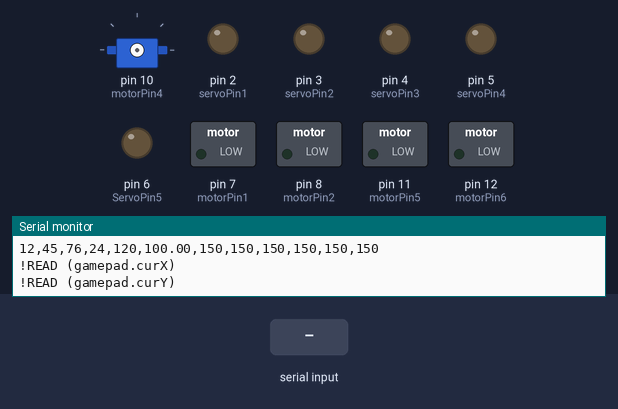
A sketch run on a simulated Arduino Mega 2560, built with avr-gcc and run on an emulated ATmega2560. Parts: servo, switched loads named in the sketch (green lamp = pin HIGH), output pins drawn as LEDs (lit = HIGH), the last lines printed to the serial monitor. The inputs (shaded band) are chosen by the test bench.

Above: at 3.3 s.
3.4 s: "90,45,200\n" received over Serial
At 7.6 s:
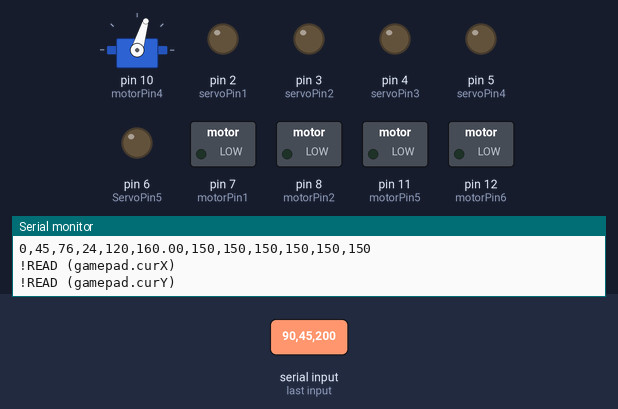
7.9 s: "30,150,10\n" received over Serial
Timing chart, 0 to 16.5 s (numbered marks = the images above; inputs shaded):
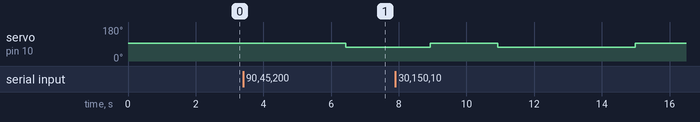

The sketch:

U-ROV-2017.ino
```cpp
#include <Servo.h>

Servo servo;

//Comunications
bool function = true;

//Main motor pins

const int motorPin1 = 7;

const int motorPin2 = 8;

const int motorPin3 = 9;

const int motorPin4 = 10;

const int motorPin5 = 11;

const int motorPin6 = 12;

//Servo pins

const int servoPin1 = 2;

const int servoPin2 = 3;

const int servoPin3 = 4;

const int servoPin4 = 5;

const int ServoPin5 = 6;

//9 degrees of freedom orientation sensor
const int fSDA = 20;
const int fSCL = 21;

//Temperature Humidity Sensor
const int THS = 22;

//Beepy Thingy (Active Low)
const int ByTy = 23;

//RGB Pins (Active Low)
const int RLed = 24;
const int GLed = 25;
const int BLed = 26;

//LED relays (Active High)
const int LedRelay1 = 27;
const int LedRelay2 = 28;

//Electromagnet relays (Active High)
const int EMagRelay1 = 29;
const int EMagRelay2 = 30;

float maxamp = 10.00;

//Motor Servo data

int MotorE1 = 150;

int MotorE2 = 150;

int MotorE3 = 150;

int MotorE4 = 150;

int MotorE5 = 150;

int MotorE6 = 150;

byte ServoL1 = 12;

byte ServoL2 = 45;

byte ServoL3 = 76;

byte ServoL4 = 24;

byte ServoL5 = 120;

int Vertical;

int X;
int Y;

void setup() {

  // put your setup code here, to run once:
  Serial.begin(9600);
  for(int i = 2; i <=12; i++){
    pinMode(i, OUTPUT);
  }
  for(int i = 20; i <= 30; i++){
    pinMode(i, INPUT);
  }

  digitalWrite(ByTy, HIGH);

  delay(2000);
  Serial.println();
  Serial.println("!RSET");
  Serial.println("!PPER 75,77");
  Serial.println("!SPAN 0,180");
  Serial.println("!TMAX600");
  Serial.println("!O Slider.Max=180");
  Serial.println("!O txtSW*= "); // Clear all switch text boxes
  Serial.println("!O txtLED*= "); // Clear all LED text boxes
  Serial.println("!0 txtLED=Main");
  Serial.println("!0 txtLED=Arm");
  Serial.println("!O txtSlider=Control"); // Label slider
  Serial.println("!PLOT ON");
  Serial.println("@TEXT 35A, 105A, 1.5,(RED), Colonial Robotics");

}

void loop() {
        Serial.println();
        Serial.write("Waiting");
        Serial.println();
        Serial.print(ServoL1);
        Serial.print(",");
        Serial.print(ServoL2);
        Serial.print(",");
        Serial.print(ServoL3);
        Serial.print(",");
        Serial.print(ServoL4);
        Serial.print(",");
        Serial.print(ServoL5);
        Serial.print(",");
        Serial.print(maxamp * 10);
        Serial.print(",");
        Serial.print(MotorE1);
        Serial.print(",");
        Serial.print(MotorE2);
        Serial.print(",");
        Serial.print(MotorE3);
        Serial.print(",");
        Serial.print(MotorE4);
        Serial.print(",");
        Serial.print(MotorE5);
        Serial.print(",");
        Serial.println(MotorE6);
        read_GUI();
    /*Serial.write("System Shutdown Initiated");
    digitalWrite(ByTy, LOW);
    delay(1000);
    exit(1);*/
}
int read_GUI()
{
    long x,y;
    long x2;
    flushBuffer();
    Serial.println("!READ (gamepad.curX)"); // read 0 to 65535 for joystick X position, 32767 center
    x = Serial.parseInt();
    flushBuffer();
    Serial.println("!READ (gamepad.curY)");
    y = Serial.parseInt();
    flushBuffer();
    Serial.println("!READ (gamepad.curX2)"); // read 0 to 65535 for joystick X position, 32767 center
    x2 = Serial.parseInt();
    Vertical = x2;
    flushBuffer(); // Ensure buffer empty
    Serial.println("!READ (Slider)"); // Request the slider's value
    ServoL1 = Serial.parseInt(); // Accept returned data

    if(x != 32767){
      if (x > 32767){
        MotorC3(1);
        MotorC4(1);
        X = x;
        return(x);
      }
      else {
        MotorC3(2);
        MotorC4(2);
        return(x);
        X = x;
      }
    }
    if(y != 32767){
      if (y > 32767){
        MotorC3(1);
        MotorC4(1);
        return(y);
        Y = y;
      }
      else {
        MotorC3(2);
        MotorC4(2);
        return(y);
        Y = y;
      }
    }
    if(Vertical <= (32767 - 6000) or Vertical >= (32767 + 6000)){
        if (Vertical <= 32767 - 6000){
            MotorC5(1);
            MotorC6(1);
            return(Vertical);
        }
        else {
            MotorC5(2);
            MotorC6(2);
            return(Vertical);
        }
    }
    else{
      return(0);
    }
}
void flushBuffer()
{
    Serial.flush(); // flush serial buffer (may not always flush?)
    while (Serial.available()) // manually empty as well, read as long as bytes are in there
    Serial.read();
}
void MotorC1(int directional){

  if(directional == 1){

    servo.attach(motorPin1);

    servo.writeMicroseconds(MotorE1 * 10); // send "stop" signal to ESC.

    delay(1000);// delay to allow the ESC to recognize the stopped signal

    MotorE1 = map(X, 0, 32767, 1230, 1500);

    float usage = map(MotorE1, 1230, 1500, 4.82, 0.03);

    maxamp = maxamp - usage;

    int signal = MotorE1; // Set signal value, which should be between 1100 and 1900

    servo.writeMicroseconds(signal); // Send signal to ESC.

    MotorE1 = 150;

    if (signal == 1500){
      maxamp = 10.00;
    }

  }

  else if(directional == 2){

    servo.attach(motorPin1);

    servo.writeMicroseconds(MotorE1 * 10); // send "stop" signal to ESC.

    delay(1000);// delay to allow the ESC to recognize the stopped signal

    MotorE1 = map(X, 32767, 65535, 1500, 1760);

    float usage = map(MotorE1, 1500, 1760, 0.03, 4.75);

    maxamp = maxamp - usage;

    int signal = MotorE1; // Set signal value, which should be between 1100 and 1900

    servo.writeMicroseconds(signal); // Send signal to ESC.

    MotorE1 = 150;

    if (signal == 1500){
      maxamp = 10.00;
    }

  }

  else{

     Serial.write("Error 11");
     Serial.println();

  }

}

void MotorC2(int directional){

  if(directional == 1){

    servo.attach(motorPin2);

    servo.writeMicroseconds(MotorE2 * 10); // send "stop" signal to ESC.

    delay(1000);// delay to allow the ESC to recognize the stopped signal

    MotorE2 = map(X, 0, 32767, 1230, 1500);

    float usage = map(MotorE1, 1230, 1500, 4.82, 0.03);

    maxamp = maxamp - usage;

    int signal = MotorE2; // Set signal value, which should be between 1100 and 1900

    servo.writeMicroseconds(signal); // Send signal to ESC.

    MotorE2 = 150;

    if (signal == 1500){
      maxamp = 10.00;
    }

  }

  else if(directional == 2){

    servo.attach(motorPin2);

    servo.writeMicroseconds(MotorE2 * 10); // send "stop" signal to ESC.

    delay(1000);// delay to allow the ESC to recognize the stopped signal

    MotorE2 = map(X, 32767, 65535, 1500, 1760);

    float usage = map(MotorE2, 1500, 1760, 0.03, 4.75);

    maxamp = maxamp - usage;

    int signal = MotorE2; // Set signal value, which should be between 1100 and 1900

    servo.writeMicroseconds(signal); // Send signal to ESC.

    MotorE2 = 150;

    if (signal == 1500){
      maxamp = 10.00;
    }

  }

  else{

    Serial.write("Error 11");
    Serial.println();

  }

}

void MotorC3(int directional){

  if(directional == 1){

    servo.attach(motorPin3);

    servo.writeMicroseconds(MotorE3 * 10); // send "stop" signal to ESC.

    delay(1000);// delay to allow the ESC to recognize the stopped signal

    MotorE3 = map(Y, 0, 32767, 1230, 1500);

    float usage = map(MotorE3, 1230, 1500, 4.82, 0.03);

    maxamp = maxamp - usage;

    int signal = MotorE3; // Set signal value, which should be between 1100 and 1900

    servo.writeMicroseconds(signal); // Send signal to ESC.

    MotorE3 = 150;

    if (signal == 1500){
      maxamp = 10.00;
    }

  }

  else if(directional == 2){

    servo.attach(motorPin3);

    servo.writeMicroseconds(MotorE3 * 10); // send "stop" signal to ESC.

    delay(1000);// delay to allow the ESC to recognize the stopped signal

    MotorE3 = map(Y, 32767, 65535, 1500, 1760);

    float usage = map(MotorE3, 1500, 1760, 0.03, 4.75);

    maxamp = maxamp - usage;

    int signal = MotorE3; // Set signal value, which should be between 1100 and 1900

    servo.writeMicroseconds(signal); // Send signal to ESC.

    MotorE3 = 150;

    if (signal == 1500){
      maxamp = 10.00;
    }

  }

  else{

    Serial.write("Error 11");
    Serial.println();

  }

}

void MotorC4(int directional){

  if(directional == 1){

    servo.attach(motorPin4);

    servo.writeMicroseconds(MotorE4 * 10); // send "stop" signal to ESC.

    delay(1000);// delay to allow the ESC to recognize the stopped signal

    MotorE4 = map(Y, 0, 32767, 1230, 1500);

    float usage = map(MotorE4, 1230, 1500, 4.82, 0.03);

    maxamp = maxamp - usage;

    int signal = MotorE4; // Set signal value, which should be between 1100 and 1900

    servo.writeMicroseconds(signal); // Send signal to ESC.

    MotorE2 = 150;

    if (signal == 1500){
      maxamp = 10.00;
    }

  }

  else if(directional == 2){

    servo.attach(motorPin4);

    servo.writeMicroseconds(MotorE4 * 10); // send "stop" signal to ESC.

    delay(1000);// delay to allow the ESC to recognize the stopped signal

    MotorE4 = map(Y, 32767, 65535, 1500, 1760);

    float usage = map(MotorE4, 1500, 1760, 0.03, 4.75);

    maxamp = maxamp - usage;

    int signal = 1300; // Set signal value, which should be between 1100 and 1900

    servo.writeMicroseconds(signal); // Send signal to ESC.

    MotorE4 = 150;

    if (signal == 1500){
      maxamp = 10.00;
    }

  }

  else{

    Serial.write("Error 11");
    Serial.println();

  }

}

void MotorC5(int directional){

  if(directional == 1){

    servo.attach(motorPin5);

    servo.writeMicroseconds(1500); // send "stop" signal to ESC.

    delay(1000);// delay to allow the ESC to recognize the stopped signal


    int signal = 1700; // Set signal value, which should be between 1100 and 1900


    servo.writeMicroseconds(signal); // Send signal to ESC.

  }


  else if(directional == 2){

    servo.attach(motorPin5);

    servo.writeMicroseconds(1500); // send "stop" signal to ESC.

    delay(1000);// delay to allow the ESC to recognize the stopped signal


    int signal = 1100; // Set signal value, which should be between 1100 and 1900


    servo.writeMicroseconds(signal); // Send signal to ESC.

  }

  else{

    Serial.println("Error 11");

  }

}

void MotorC6(int directional){

  if(directional == 1){

    servo.attach(motorPin5);

    servo.writeMicroseconds(1500); // send "stop" signal to ESC.

    delay(1000);// delay to allow the ESC to recognize the stopped signal


    int signal = 1700; // Set signal value, which should be between 1100 and 1900


    servo.writeMicroseconds(signal); // Send signal to ESC.

  }

  else if(directional == 2){

    servo.attach(motorPin5);

    servo.writeMicroseconds(1500); // send "stop" signal to ESC.

    delay(1000);// delay to allow the ESC to recognize the stopped signal


    int signal = 1100; // Set signal value, which should be between 1100 and 1900


    servo.writeMicroseconds(signal); // Send signal to ESC.

  }

  else{

    Serial.println("Error 11");

  }

}

void ServoC1(int directional){

    if(directional == 1){


    }

    else if(directional ==2){


    }

    else{

      Serial.println("Error 11");

    }


}

void ServoC2(int directional){

    if(directional == 1){


    }

    else if(directional ==2){


    }

    else{

      Serial.println("Error 11");

    }


}

void ServoC3(int directional){

    if(directional == 1){


    }

    else if(directional ==2){


    }

    else{

      Serial.println("Error 11");

    }


}

void ServoC4(int directional){

    if(directional == 1){


    }

    else if(directional ==2){


    }

    else{

      Serial.println("Error 11");

    }


}

void ServoC5(int directional){

    if(directional == 1){


    }

    else if(directional ==2){


    }

    else{

      Serial.println("Error 11");

    }


}
```

Measured:
- after the input at 3.4 s, servo on pin 10 (motorPin4): 93° → 73° after 3.0 s
